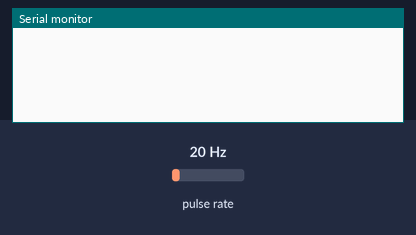
Bench run of a sketch on a simulated ESP32. Shown: the last lines printed to the serial monitor. Wiring (inferred from the names in the program): pulse sensor: data GPIO 4. The inputs (shaded band) are chosen by the test bench; at power-on: pulse rate 20 Hz.

Above: at 1.2 s.
1.3 s: pulse rate (sensor on GPIO 4) set to 4 Hz
At 2.2 s:
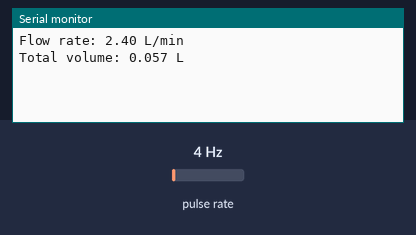
3.0 s: pulse rate (sensor on GPIO 4) set to 50 Hz
At 3.3 s:
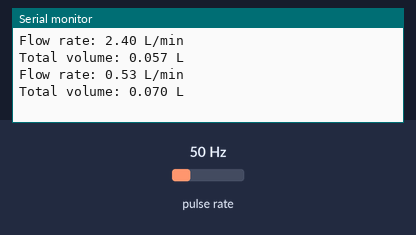
Timing chart, 0 to 6.0 s (numbered marks = the images above; inputs shaded):
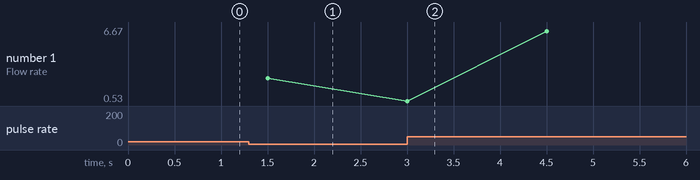

Measured:
- after the input at 1.3 s, the serial monitor: prints a new line after 0.20 s (image 1)
- plotted number 1: 2.4 → 6.67 after the input at 3.0 s

The sketch:

Flow_Meter.ino
```cpp
int sensorPin = 4;
volatile long pulse,pulse1;
float volume;
unsigned long oldTime;
float flowRate;
const float FLOW_CALIBRATION = 7.5; // Calibration factor for flow sensor

void setup() {
  pinMode(sensorPin, INPUT);
  Serial.begin(115200);
  attachInterrupt(digitalPinToInterrupt(sensorPin), increase, RISING);
  oldTime = millis(); // Initialize oldTime variable
}

void loop() {
  if ((millis() - oldTime) > 1000) { // Only calculate flow rate once per second
    detachInterrupt(digitalPinToInterrupt(sensorPin));
    flowRate = ((1000.0 / (millis() - oldTime)) * pulse)/FLOW_CALIBRATION;
    volume =  2.126 * pulse1 / 1000;
    Serial.printf("Flow rate: %.2f L/min\n", flowRate);
    Serial.printf("Total volume: %.3f L\n", volume);
    pulse = 0; // Reset pulse count
    oldTime = millis(); // Update oldTime
    attachInterrupt(digitalPinToInterrupt(sensorPin), increase, RISING);
  }
  delay(500);
}

void increase() {
  pulse++;
  pulse1++;
}
```
